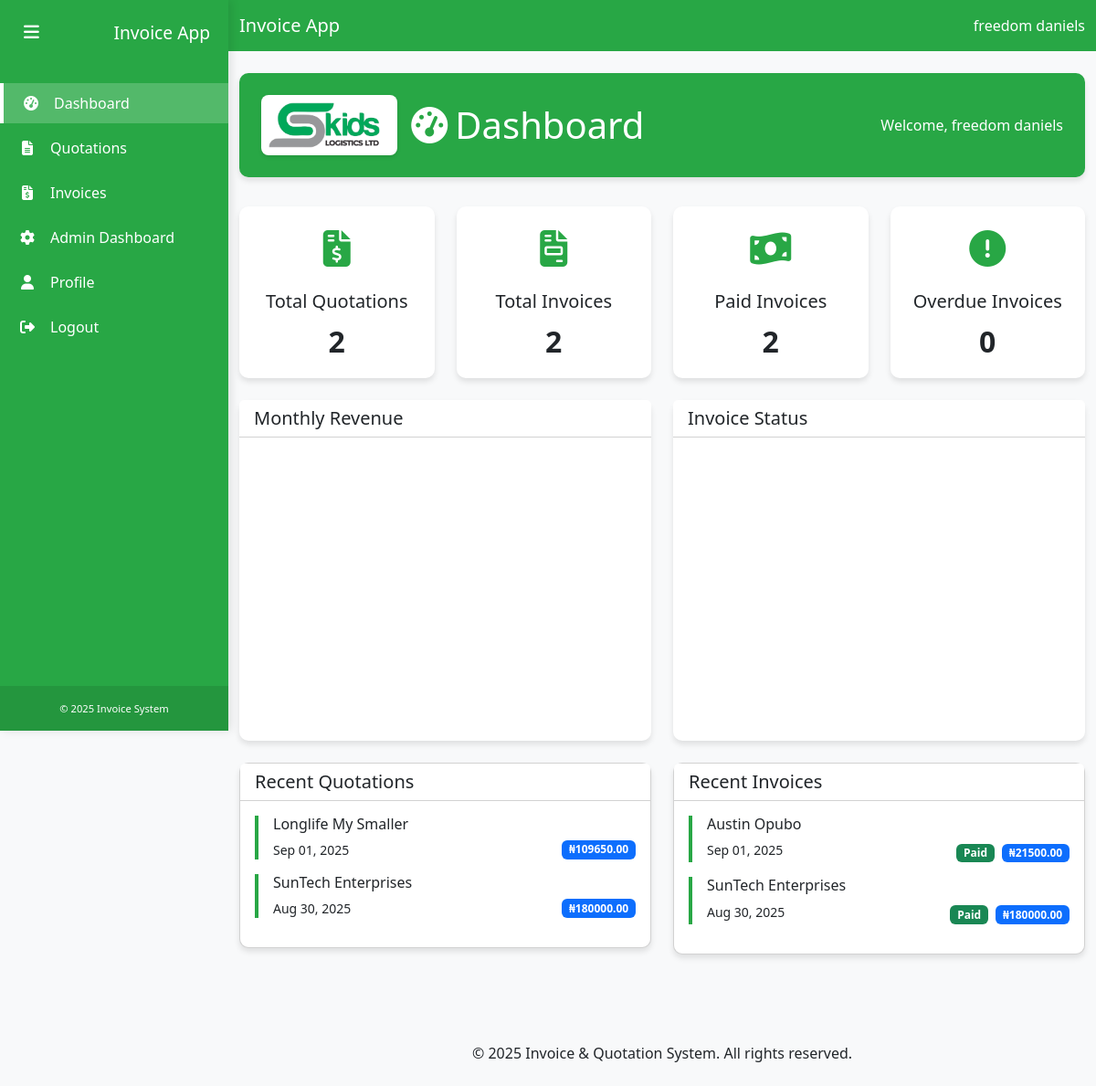
The app's page /dashboard/ (signed in), older data.
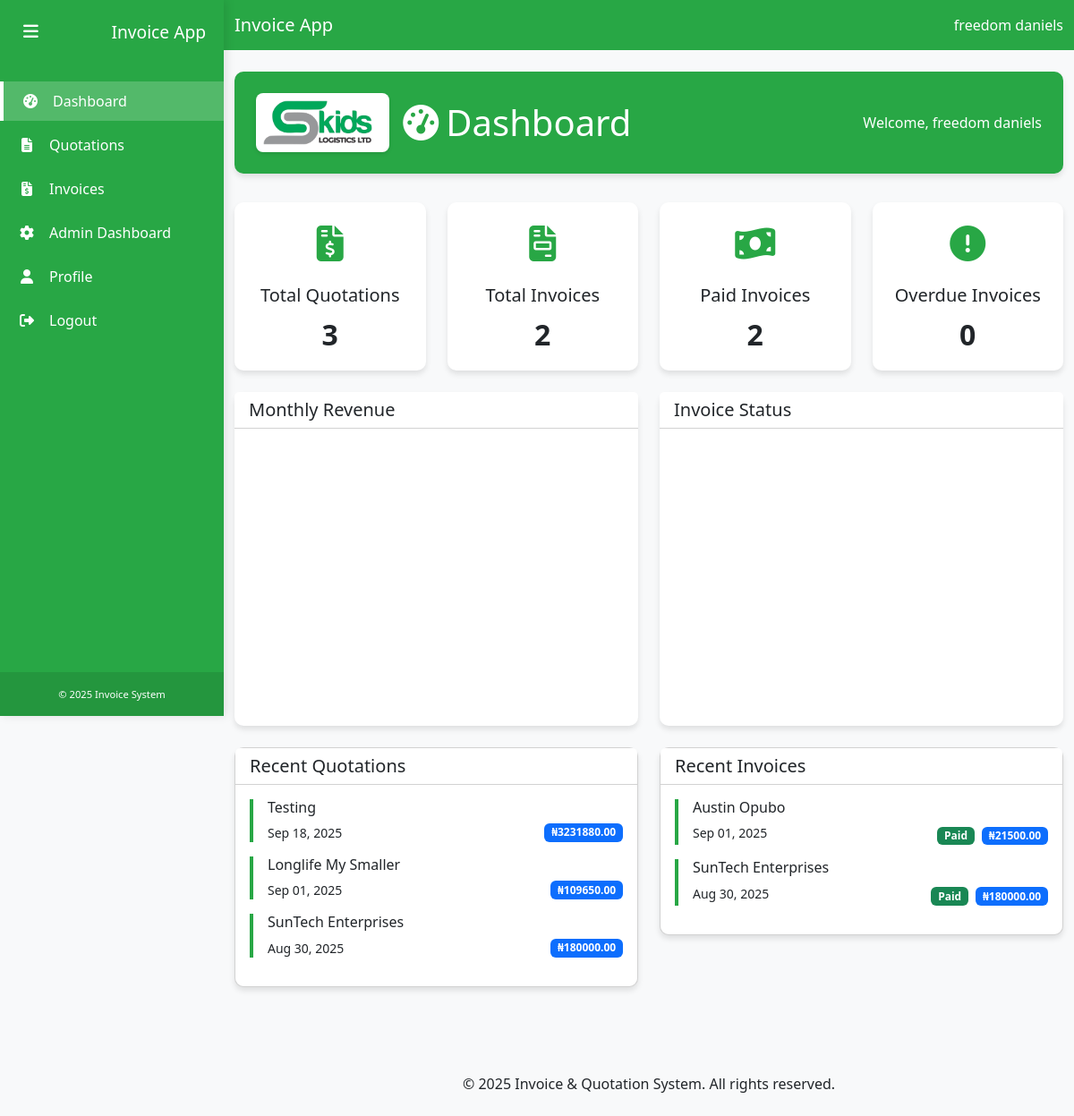
The same page, newer data.
### quotations/models.py (models this page shows, shortened)
class Quotation(models.Model):
    CURRENCY_CHOICES = [
        ('NGN', 'Nigerian Naira (₦)'),
        ('USD', 'US Dollar ($)'),
        ('EUR', 'Euro (€)'),
        ('GBP', 'British Pound (£)'),
        ('CAD', 'Canadian Dollar (C$)'),
        ('AUD', 'Australian Dollar (A$)'),
    ]
    user = models.ForeignKey(settings.AUTH_USER_MODEL, on_delete=models.CASCADE)
    quotation_number = models.CharField(max_length=100, verbose_name="Quotation Number", null=True, blank=True)
    client_name = models.CharField(max_length=255)
    rfq_number = models.CharField(max_length=100, blank=True, null=True, verbose_name="Request for Quotation Number")
    vessel_name = models.CharField(max_length=255, blank=True, null=True, verbose_name="Vessel Name")
    currency = models.CharField(max_length=3, choices=CURRENCY_CHOICES, default='NGN', verbose_name="Currency")
    items = models.ManyToManyField(Item)
    subtotal = models.DecimalField(max_digits=10, decimal_places=2)
    vat_percentage = models.DecimalField(max_digits=5, decimal_places=2, default=7.5)
    vat_amount = models.DecimalField(max_digits=10, decimal_places=2)
    total = models.DecimalField(max_digits=10, decimal_places=2)
    date_created = models.DateTimeField(default=timezone.now)
    notes = models.TextField(blank=True, null=True, verbose_name="Additional Notes")

### invoices/models.py (models this page shows, shortened)
class Invoice(models.Model):
    STATUS_CHOICES = (
        ('Pending', 'Pending'),
        ('Paid', 'Paid'),
        ('Overdue', 'Overdue'),
    )
    CURRENCY_CHOICES = [
        ('NGN', 'Nigerian Naira (₦)'),
        ('USD', 'US Dollar ($)'),
        ('EUR', 'Euro (€)'),
        ('GBP', 'British Pound (£)'),
        ('CAD', 'Canadian Dollar (C$)'),
        ('AUD', 'Australian Dollar (A$)'),
    ]
    user = models.ForeignKey(settings.AUTH_USER_MODEL, on_delete=models.CASCADE)
    invoice_number = models.CharField(max_length=100, verbose_name="Invoice Number", null=True, blank=True)
    client_name = models.CharField(max_length=255)
    currency = models.CharField(max_length=3, choices=CURRENCY_CHOICES, default='NGN', verbose_name="Currency")
    items = models.ManyToManyField(Item)
    subtotal = models.DecimalField(max_digits=10, decimal_places=2)
    vat_percentage = models.DecimalField(max_digits=5, decimal_places=2, default=7.5)
    vat_amount = models.DecimalField(max_digits=10, decimal_places=2)
    total = models.DecimalField(max_digits=10, decimal_places=2)
    date_created = models.DateTimeField(default=timezone.now)
    due_date = models.DateField()
    status = models.CharField(max_length=10, choices=STATUS_CHOICES, default='Pending')
    notes = models.TextField(blank=True, null=True)
    def is_overdue(self):
        return self.due_date < timezone.now().date() and self.status != 'Paid'

### users/views.py (the view)
# urls.py: path('dashboard/', views.dashboard, name='dashboard'),
@login_required
def dashboard(request):
    response = render(request, 'users/dashboard.html', get_dashboard_context(request))
    response['Cache-Control'] = 'no-cache, no-store, must-revalidate'
    response['Pragma'] = 'no-cache'
    response['Expires'] = '0'
    return response

### templates/users/dashboard.html (shortened to what the changed rows need)
{% extends 'base.html' %}
{% load static %}
{% block content %}
<div class="dashboard-header">
    <div class="row align-items-center">
        <div class="col-md-6">
            <div class="d-flex align-items-center">
                <h1 class="mb-0"><i class="fas fa-tachometer-alt me-2"></i>Dashboard</h1>
            </div>
        </div>
    </div>
</div>
<div class="row mb-4">
    <div class="col-md-3 mb-4 mb-md-0">
        <div class="card stats-card">
            <div class="card-body text-center">
                <div class="stats-icon mb-3">
                    <i class="fas fa-file-invoice-dollar"></i>
                </div>
                <h5 class="card-title">Total Quotations</h5>
                <p class="stats-value mb-0">{{ quotation_count|default:"0" }}</p>
            </div>
        </div>
    </div>
</div>
<div class="row">
    <div class="col-md-6 mb-4 mb-md-0">
        <div class="card">
            <div class="card-body">
                {% if recent_quotations %}
                    {% for quotation in recent_quotations %}
                    <div class="recent-item">
                        <h6>{{ quotation.client_name }}</h6>
                        <div class="d-flex justify-content-between">
                            <small>{{ quotation.date_created|date:"M d, Y" }}</small>
                            <span class="badge bg-primary">₦{{ quotation.total }}</span>
                        </div>
                    </div>
                    {% endfor %}
                {% else %}
                    <p class="text-muted">No recent quotations</p>
                {% endif %}
            </div>
        </div>
    </div>
    <div class="col-md-6">
        <div class="card">
            <div class="card-body">
                {% if recent_invoices %}
                    {% for invoice in recent_invoices %}
                    <div class="recent-item {{ invoice.status|lower }}">
                        <h6>{{ invoice.client_name }}</h6>
                        <div class="d-flex justify-content-between">
                            <small>{{ invoice.date_created|date:"M d, Y" }}</small>
                            <div>
                                <span class="badge {% if invoice.status == 'Paid' %}bg-success{% elif invoice.status == 'Overdue' %}bg-danger{% else %}bg-warning{% endif %}">{{ invoice.status }}</span>
                                <span class="badge bg-primary ms-1">₦{{ invoice.total }}</span>
                            </div>
                        </div>
                    </div>
                    {% endfor %}
                {% else %}
                    <p class="text-muted">No recent invoices</p>
                {% endif %}
            </div>
        </div>
    </div>
</div>
{% endblock %}

Row changes from the older to the newer data that the page shows:
added Quotation: client_name "Testing", date_created "Sep 18, 2025", total "3231880.00"
Text that changed along with them:
{{ quotation_count|default:"0" }}: "2" → "3"
